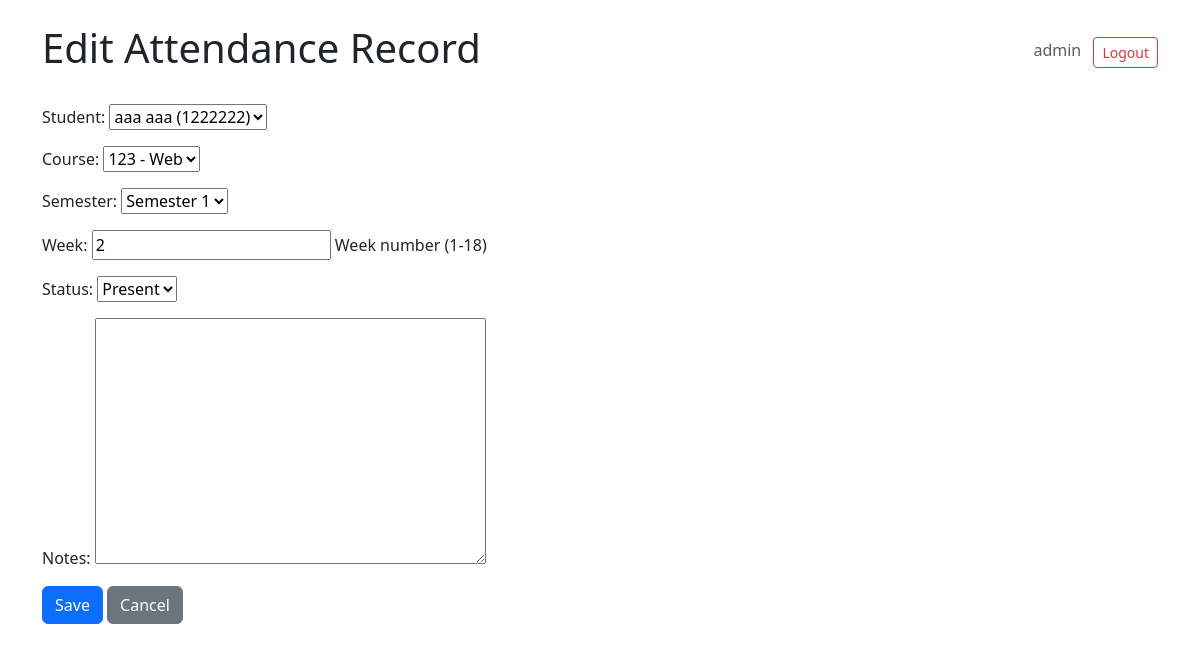
Page /attendance/1/edit/ (signed in) on the committed database.
### attendance_records/models.py (models this page shows, shortened)
class Student(models.Model):
    first_name = models.CharField(max_length=100)
    last_name = models.CharField(max_length=100)
    student_id = models.CharField(max_length=30, unique=True)
    email = models.EmailField(blank=True)
    created_at = models.DateTimeField(auto_now_add=True)
    class Meta:
        ordering = ['last_name', 'first_name']
    def __str__(self):
        return f"{self.first_name} {self.last_name} ({self.student_id})"

class AttendanceRecord(models.Model):
    STATUS_PRESENT = 'P'
    STATUS_ABSENT = 'A'
    STATUS_LATE = 'L'
    STATUS_CHOICES = [
        (STATUS_PRESENT, 'Present'),
        (STATUS_ABSENT, 'Absent'),
        (STATUS_LATE, 'Late'),
    ]
    SEMESTER_CHOICES = [
        (1, 'Semester 1'),
        (2, 'Semester 2'),
    ]
    student = models.ForeignKey(Student, on_delete=models.CASCADE, related_name='attendances')
    course = models.ForeignKey(Course, on_delete=models.CASCADE, related_name='attendances')
    semester = models.IntegerField(choices=SEMESTER_CHOICES, default=1)
    week = models.IntegerField(help_text='Week number (1-18)')
    date = models.DateField(blank=True, null=True)
    status = models.CharField(max_length=1, choices=STATUS_CHOICES, default=STATUS_PRESENT)
    notes = models.TextField(blank=True)
    created_at = models.DateTimeField(auto_now_add=True)
    class Meta:
        ordering = ['-semester', '-week', 'student']
        unique_together = ('student', 'course', 'semester', 'week')

### attendance_records/views.py (the view)
# urls.py: path('attendance/<int:pk>/edit/', views.AttendanceUpdateView.as_view(), name='attendance_edit'),
@method_decorator(login_required(login_url='attendance_records:login'), name='dispatch')
class AttendanceUpdateView(TutorAdminRequiredMixin, RoleContextMixin, generic.UpdateView):
    model = AttendanceRecord
    form_class = AttendanceForm
    template_name = 'attendance_records/attendance_form.html'
    success_url = reverse_lazy('attendance_records:attendance_list')

### attendance_records/views.py
class AttendanceForm(forms.ModelForm):
    class Meta:
        model = AttendanceRecord
        fields = ['student', 'course', 'semester', 'week', 'status', 'notes']

### attendance_records/models.py (called while the page is built)
    def __str__(self):
        return f"{self.code} - {self.name}"

### attendance_records/views.py (called while the page is built)
    def get_context_data(self, **kwargs):
        context = super().get_context_data(**kwargs)
        context['user_role'] = getattr(self.request, 'user_role', 'anonymous')
        return context

    def test_func(self):
        user_role = getattr(self.request, 'user_role', 'anonymous')
        return user_role in ('tutor', 'admin')

### attendance_records/templates/attendance_records/attendance_form.html (shortened to what this page needs)
{% extends 'attendance_records/base.html' %}
{% block heading %}{% if object %}Edit{% else %}Add{% endif %} Attendance Record{% endblock %}
{% block content %}
  <form method="post">
    {{ form.as_p }}
    <button type="submit" class="btn btn-primary">Save</button>
    <a class="btn btn-secondary" href="{% url 'attendance_records:attendance_list' %}">Cancel</a>
  </form>
{% endblock %}

### attendance_records/templates/attendance_records/base.html (shortened to what this page needs)
{% load static %}
<!doctype html>
<html lang="en">
  <head>
    <link href="https://cdn.jsdelivr.net/npm/bootstrap@5.3.0/dist/css/bootstrap.min.css" rel="stylesheet">
  </head>
  <body class="p-4">
    <div class="container">
      <div class="d-flex justify-content-between align-items-center mb-4">
        <h1>{% block heading %}Attendance System{% endblock %}</h1>
        <div>
          {% if user.is_authenticated %}
            <span class="text-muted me-2">{{ user.username }}</span>
            <form method="post" action="{% url 'attendance_records:logout' %}" style="display:inline;">
              <button type="submit" class="btn btn-outline-danger btn-sm">Logout</button>
            </form>
          {% else %}
            <a class="btn btn-primary btn-sm" href="{% url 'attendance_records:login' %}">Login</a>
          {% endif %}
        </div>
      </div>
      {% block content %}{% endblock %}
    </div>
  </body>
</html>

### rows in the picture
Student: student "aaa aaa (1222222)"
AttendanceRecord: course "123 - Web", semester "Semester 1", week "2", status "Present"

### other values in the picture
{{ user.username }} "admin"
